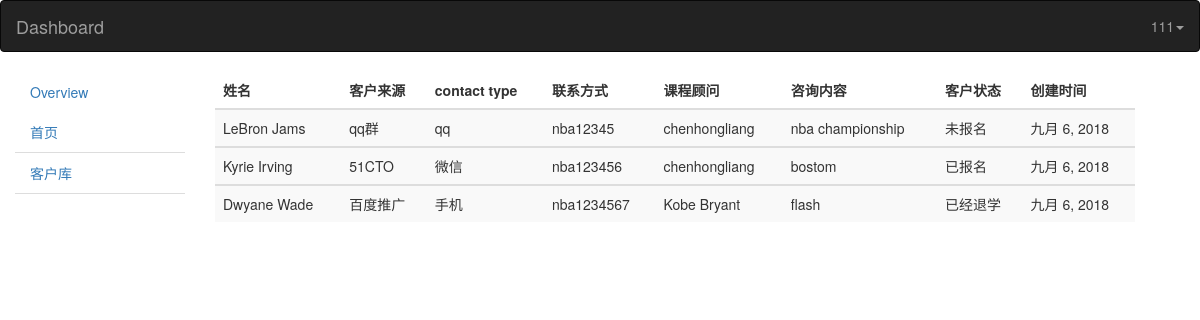
Page /crm/ (signed in) on the committed database.
### crm/models.py (models this page shows)
class CustomerInfo(models.Model):
    name = models.CharField('姓名',max_length=64,default=None)
    contact_type_choices = ((0,'qq'),(1,'微信'),(2,'手机'))
    contact_type = models.SmallIntegerField(choices=contact_type_choices,default=0)
    contact = models.CharField('联系方式',max_length=64,unique=True)
    source_choices = ((0,'qq群'),(1,'51CTO'),(2,'百度推广'),(3,'知乎'),(4,'转介绍'),(5,'其它'),)
    source = models.SmallIntegerField('客户来源',choices=source_choices)
    referral_from = models.ForeignKey('self',blank=True,null=True,verbose_name='转介绍',on_delete=models.CASCADE)
    consult_courses = models.ManyToManyField('Course',verbose_name='咨询课程')
    consult_content = models.TextField('咨询内容',)
    status_choices = ((0,'未报名'),(1,'已报名'),(2,'已经退学'))
    status = models.SmallIntegerField('客户状态',choices=status_choices)
    consultant = models.ForeignKey('UserProfile',verbose_name='课程顾问',on_delete=models.CASCADE)
    date = models.DateField('创建的时间',auto_now_add=True)

class UserProfile(models.Model):
    user = models.OneToOneField(User,on_delete=models.CASCADE)
    name = models.CharField('姓名',max_length=64)
    role = models.ManyToManyField(Role,blank=True,null=True)
    def __str__(self):
        return self.name

### crm/views.py (the view)
@login_required
def dashboard(request):
    customer = models.CustomerInfo.objects.all()
    return render(request, 'index.html', locals())

### templates/index.html (shortened to what this page needs)
{% extends 'base.html' %}
{% block css %}
<link rel="stylesheet" type="text/css" href="http://cdn.datatables.net/1.10.15/css/jquery.dataTables.css">
{% endblock %}
{% block content %}
<div class="container">
    <main role="main" class="col-sm-9 ml-sm-auto col-md-10 pt-3">
                <table id="table_example" class="display table table-hover table-striped">
                <thead>
                <tr>
			    <th>姓名</th>
			    <th>客户来源</th>
			    <th>contact type</th>
			    <th>联系方式</th>
                <th>课程顾问</th>
                <th>咨询内容</th>
                <th>客户状态</th>
                <th>创建时间</th>
		        </tr>
		        </thead>
                <tbody>
                {% for customer in customer %}
                <tr>
                    <td>{{ customer.name }}</td>
                    <td>{{ customer.get_source_display }}</td>
                    <td>{{ customer.get_contact_type_display }}</td>
                    <td>{{ customer.contact }}</td>
                    <td>{{ customer.consultant }}</td>
                    <td>{{ customer.consult_content }}</td>
                    <td>{{ customer.get_status_display }}</td>
                    <td>{{ customer.date }}</td>
                </tr>
                </tbody>
                {% endfor %}
                </table>
    </main>
</div>
{% endblock %}

### templates/base.html (shortened to what this page needs)
{% load staticfiles %}
<!DOCTYPE html>
<html lang="zh-CN"><head><meta http-equiv="Content-Type" content="text/html; charset=UTF-8">
    <link rel="stylesheet" href="https://cdn.bootcss.com/bootstrap/3.3.7/css/bootstrap.min.css">
    <link rel="stylesheet" type="text/css" href="http://cdn.datatables.net/1.10.15/css/jquery.dataTables.css">
    {% block css %}{% endblock %}
  </head>
<header>
<nav class="navbar navbar-expand-md navbar-dark fixed-top navbar-inverse">
  <div class="container-fluid">
    <div class="navbar-header">
      <a class="navbar-brand" href="#">Dashboard</a>
    </div>
    <ul class="nav navbar-nav navbar-right">
                    <li class="dropdown">
                        <a class="dropdown-toggle" data-toggle="dropdown" href="#">{{ request.user }}<b class="caret"></b></a>
                    </li>
    </ul>
  </div>
</nav>
</header>
<aside class="main-sider">
    <div class="col-sm-3 col-md-2 sidebar">
        <ul class="nav nav-sidebar">
          <li class="nav-item"><a class="nav-link active" href="/crm/">Overview<span class="sr-only">(current)</span></a></li>
          <li class="nav nav-item nav-tabs"><a class="nav-link" href="/crm/response/">首页</a></li>
          <li class="nav nav-item nav-tabs"><a class="nav-link" href="/crm/info/">客户库</a></li>
        </ul>
    </div>
</aside>
  <body>
<div class="content-wrapper">
      {% block content %}{% endblock %}
  </div>
</body></html>

### rows in the picture
CustomerInfo: name "LeBron Jams", source "qq群", contact_type "qq", contact "nba12345", consultant "chenhongliang", consult_content "nba championship", status "未报名", date "九月 6, 2018"
CustomerInfo: name "Kyrie Irving", source "51CTO", contact_type "微信", contact "nba123456", consultant "chenhongliang", consult_content "bostom", status "已报名", date "九月 6, 2018"
CustomerInfo: name "Dwyane Wade", source "百度推广", contact_type "手机", contact "nba1234567", consultant "Kobe Bryant", consult_content "flash", status "已经退学", date "九月 6, 2018"

### other values in the picture
{{ request.user }} "111"
